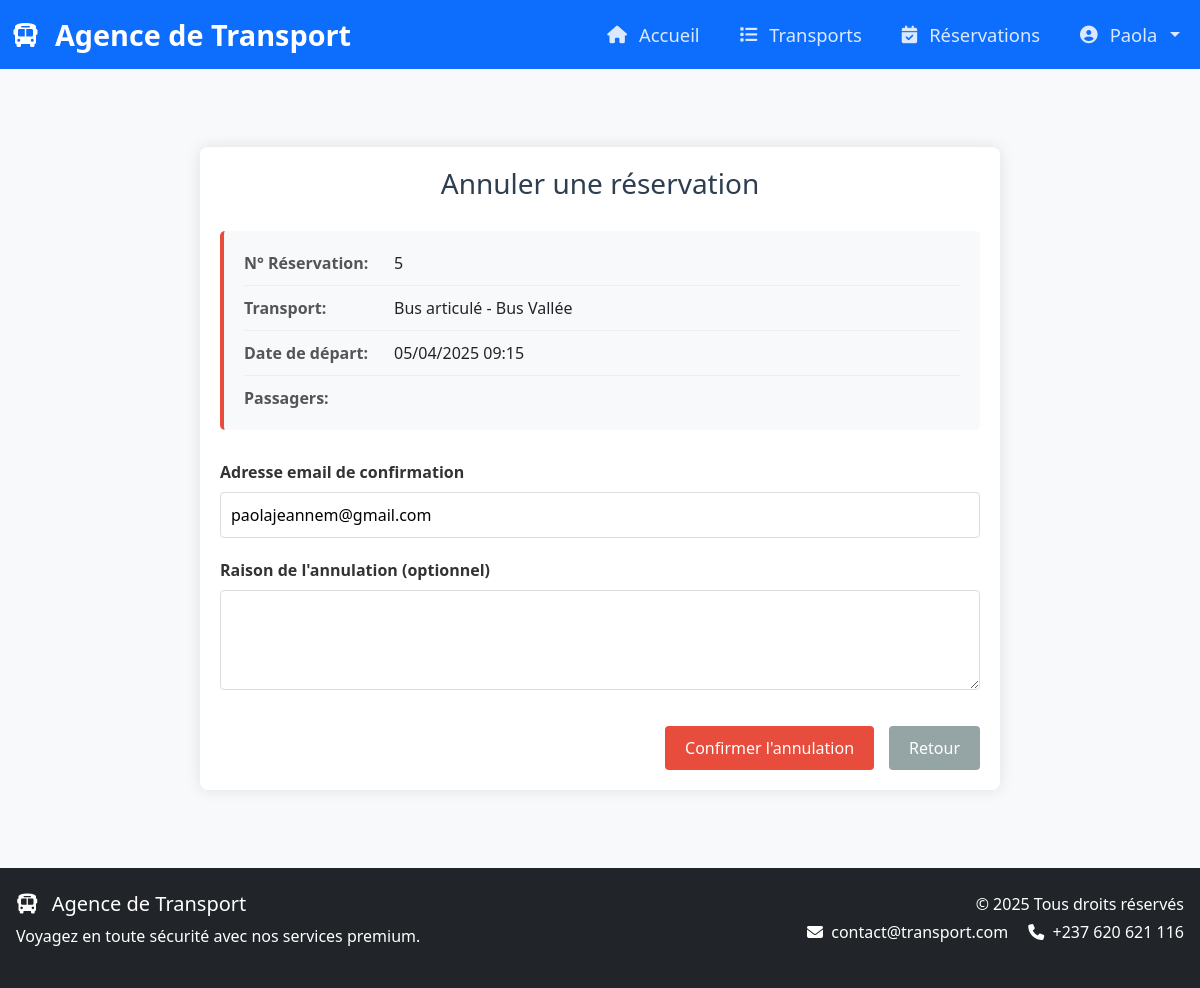
The app's page /voyage/cancel-reservation/5/ (signed in) with its own data.
### transport/models.py (models this page shows, shortened)
class Reservation(models.Model):
    RESERVATION_STATUS = [
        ('pending', 'En attente'),
        ('confirmed', 'Confirmée'),
        ('cancelled', 'Annulée'),
    ]
    client = models.ForeignKey(User, on_delete=models.CASCADE, related_name='reservations')
    transport = models.ForeignKey(Transport, on_delete=models.PROTECT, related_name='reservations')
    reservation_date = models.DateTimeField(auto_now_add=True)
    departure_time = models.DateTimeField()
    arrival_time = models.DateTimeField()
    number_of_seats = models.PositiveIntegerField(validators=[MinValueValidator(1)], help_text="Nombre de places réservées (minimum 1)")
    updated_at = models.DateTimeField(auto_now=True)
    passenger_names = models.TextField()
    status = models.CharField(max_length=10, choices=RESERVATION_STATUS, default='pending')
    payment_reference = models.CharField(max_length=50, blank=True, null=True)
    total_price = models.DecimalField(
        max_digits=10,
        decimal_places=2,
        validators=[MinValueValidator(0)],
        null=True,
        blank=True
    )
    class Meta:
        ordering = ['-reservation_date']
        verbose_name = "Réservation"
        verbose_name_plural = "Réservations"

class Transport(models.Model):
    TRANSPORT_TYPES = [
    ('minibus', 'Minibus'),
    ('microbus', 'Microbus'),
    ('urbain', 'Urbain'),
    ('articuled_bus', 'Bus articulé'),
    ('coach_bus', 'Bus grand tourisme'),
    ('articulated_bus', 'Bus articulé'),
    ('double_decker', 'Bus à étage'),
    ('autre', 'Autre type de bus'),
]
    TRANSPORT_CLASSES = [
        ('commun', 'Commun'),
        ('vip', 'VIP'),
        ('luxe', 'Luxe'),
        ('eco', 'Economique'),
        ('premium', 'Premium'),
        ('standard', 'Standard'),  # Ajout de la valeur 'standard'
    ]
    name = models.CharField(max_length=100)
    description = models.TextField()
    type = models.CharField(max_length=20, choices=TRANSPORT_TYPES, default='minibus')
    classe = models.CharField(max_length=10, choices=TRANSPORT_CLASSES, default='commun')
    capacity = models.PositiveIntegerField(validators=[MinValueValidator(1)])
    available_seats = models.PositiveIntegerField(default=0)
    departure_time = models.DateTimeField()
    arrival_time = models.DateTimeField()
    price = models.DecimalField(max_digits=10, decimal_places=2, validators=[MinValueValidator(0)])
    departure_city = models.CharField(max_length=100)
    arrival_city = models.CharField(max_length=100)
    class Meta:
        ordering = ['departure_time']
        verbose_name = "Transport"
        verbose_name_plural = "Transports"

### transport/views.py (the view)
# urls.py: path('cancel-reservation/<int:reservation_id>/', views.cancel_reservation, name='cancel_reservation'),
@login_required
@transaction.atomic
def cancel_reservation(request, reservation_id):
    reservation = get_object_or_404(Reservation, id=reservation_id, client=request.user)
    if reservation.status == 'cancel':  # Utilisation de la constante
        messages.warning(request, "Cette réservation a déjà été annulée.")
        return redirect('transport:my_reservations')
    if request.method == 'POST':
        if reservation.cancel():
            messages.success(request, "Réservation annulée avec succès.")
        else:
            messages.error(request, "Échec de l'annulation de la réservation. Veuillez réessayer.")
        return redirect('transport:my_reservations')
    return render(request, 'transport/cancel_reservation.html', {
        'reservation': reservation
    })

### transport/templates/transport/cancel_reservation.html (shortened to what this page needs)
{% extends 'transport/base.html' %}
{% load static %}
{% block content %}
<link rel="stylesheet" href="{% static 'transport/css/cancel_reservation.css' %}">
<div class="cancel-container">
    <h1 class="cancel-title">Annuler une réservation</h1>
    <div class="reservation-info">
        <div class="info-item">
            <span class="info-label">N° Réservation:</span>
            <span class="info-value">{{ reservation.id }}</span>
        </div>
        <div class="info-item">
            <span class="info-label">Transport:</span>
            <span class="info-value">{{ reservation.transport.get_type_display }} - {{ reservation.transport.name }}</span>
        </div>
        <div class="info-item">
            <span class="info-label">Date de départ:</span>
            <span class="info-value">{{ reservation.departure_time|date:"d/m/Y H:i" }}</span>
        </div>
        <div class="info-item">
            <span class="info-label">Passagers:</span>
            <span class="info-value">{{ reservation.passenger_names }}</span>
        </div>
    </div>
    <form method="post" class="cancel-form">
        <div class="form-group">
            <label for="email">Adresse email de confirmation</label>
            <input type="email" id="email" name="email" required value="{{ request.user.email|default:'' }}">
        </div>
        <div class="form-group">
            <label for="reason">Raison de l'annulation (optionnel)</label>
            <textarea id="reason" name="reason" rows="3"></textarea>
        </div>
        <div class="form-actions">
            <button type="submit" class="btn btn-cancel">Confirmer l'annulation</button>
            <a href="{% url 'transport:my_reservations' %}" class="btn btn-back">Retour</a>
        </div>
    </form>
</div>
{% endblock %}

### transport/templates/transport/base.html (shortened to what this page needs)
{% load static %}
<!DOCTYPE html>
<html lang="fr">
<head>
    <link href="https://cdn.jsdelivr.net/npm/bootstrap@5.3.0/dist/css/bootstrap.min.css" rel="stylesheet">
    <link rel="stylesheet" href="https://cdnjs.cloudflare.com/ajax/libs/font-awesome/6.4.0/css/all.min.css">
    <link rel="stylesheet" href="{% static 'css/base.css' %}">
</head>
<body>
    <nav class="navbar navbar-expand-lg navbar-dark bg-primary">
        <div class="container-fluid">
            <a class="navbar-brand" href="{% url 'accounts:acceuil' %}">
                <i class="fas fa-bus me-2"></i>Agence de Transport
            </a>
            <div class="collapse navbar-collapse" id="mainNavbar">
                <ul class="navbar-nav ms-auto">
                    <li class="nav-item">
                        <a class="nav-link" href="{% url 'accounts:acceuil' %}">
                            <i class="fas fa-home me-1"></i> Accueil
                        </a>
                    </li>
                    <li class="nav-item">
                        <a class="nav-link" href="{% url 'transport:transport_list' %}">
                            <i class="fas fa-list me-1"></i> Transports
                        </a>
                    </li>
                    <li class="nav-item">
                        <a class="nav-link" href="{% url 'transport:my_reservations' %}">
                            <i class="fas fa-calendar-check me-1"></i> Réservations
                        </a>
                    </li>
                    {% if user.is_authenticated %}
                    <li class="nav-item dropdown">
                        <a class="nav-link dropdown-toggle" href="#" id="userMenu" data-bs-toggle="dropdown">
                            <i class="fas fa-user-circle me-1"></i> {{ user.username }}
                        </a>
                    </li>
                    {% endif %}
                </ul>
            </div>
        </div>
    </nav>
    <main class="container my-5">
        {% block content %}
        {% endblock %}
    </main>
    <footer class="footer bg-dark text-white py-4">
        <div class="container">
            <div class="row">
                <div class="col-md-6">
                    <h5><i class="fas fa-bus me-2"></i> Agence de Transport</h5>
                    <p>Voyagez en toute sécurité avec nos services premium.</p>
                </div>
                <div class="col-md-6 text-md-end">
                    <p class="mb-1">&copy; 2025 Tous droits réservés</p>
                    <p class="mb-0">
                        <i class="fas fa-envelope me-1"></i> contact@transport.com
                        <i class="fas fa-phone ms-3 me-1"></i> +237 620 621 116
                    </p>
                </div>
            </div>
        </div>
    </footer>
</body>
</html>

### static/css/base.css (style rules this page uses)
html, body { height: 100%; margin: 0; padding: 0; }
body { font-family: 'Segoe UI', Tahoma, Geneva, Verdana, sans-serif; background-color: #f8f9fa; color: #212529; display: flex; flex-direction: column; min-height: 100vh; }
.navbar-brand { font-size: 1.8rem; font-weight: 700; color: white; display: flex; align-items: center; gap: 0.5rem; }
.navbar-brand i { font-size: 1.5rem; }
.navbar-nav { gap: 1.5rem; align-items: center; }
.nav-link { color: rgba(255,255,255,0.85); font-size: 1.15rem; font-weight: 500; padding: 0.75rem 1.25rem; display: flex; align-items: center; gap: 0.5rem; border-radius: 0.5rem; transition: all 0.3s ease; }
.nav-link i { font-size: 1.1rem; }
main { flex: 1; padding: 2rem 0; }
.container { max-width: 1200px; margin: 0 auto; padding: 0 1rem; }

### transport/static/transport/css/cancel_reservation.css (style rules this page uses)
.cancel-container { max-width: 800px; margin: 30px auto; padding: 20px; background: #fff; border-radius: 8px; box-shadow: 0 0 15px rgba(0, 0, 0, 0.1); }
.cancel-title { color: #2c3e50; text-align: center; margin-bottom: 30px; font-size: 28px; }
.reservation-info { background-color: #f8f9fa; padding: 20px; border-radius: 5px; margin-bottom: 30px; border-left: 4px solid #e74c3c; }
.info-item { display: flex; margin-bottom: 10px; padding-bottom: 10px; border-bottom: 1px solid #eee; }
.info-item:last-child { border-bottom: none; margin-bottom: 0; padding-bottom: 0; }
.info-label { font-weight: bold; min-width: 150px; color: #555; }
.info-value { flex: 1; }
.cancel-form { margin-top: 30px; }
.form-group { margin-bottom: 20px; }
.form-group label { display: block; margin-bottom: 8px; font-weight: 600; color: #333; }
.form-group input[type="email"], .form-group textarea { width: 100%; padding: 10px; border: 1px solid #ddd; border-radius: 4px; font-size: 16px; transition: border-color 0.3s; }
.form-group textarea { min-height: 100px; resize: vertical; }
.form-actions { display: flex; justify-content: flex-end; gap: 15px; margin-top: 30px; }
.btn { padding: 10px 20px; border: none; border-radius: 4px; cursor: pointer; font-size: 16px; transition: all 0.3s; text-decoration: none; display: inline-block; text-align: center; }
.btn-cancel { background-color: #e74c3c; color: white; }
.btn-back { background-color: #95a5a6; color: white; }

### records on screen
Reservation: id "5", transport.type "Bus articulé", transport.name "Bus Vallée", departure_time "05/04/2025 09:15"

### other values on screen
{{ user.username }} "Paola"
